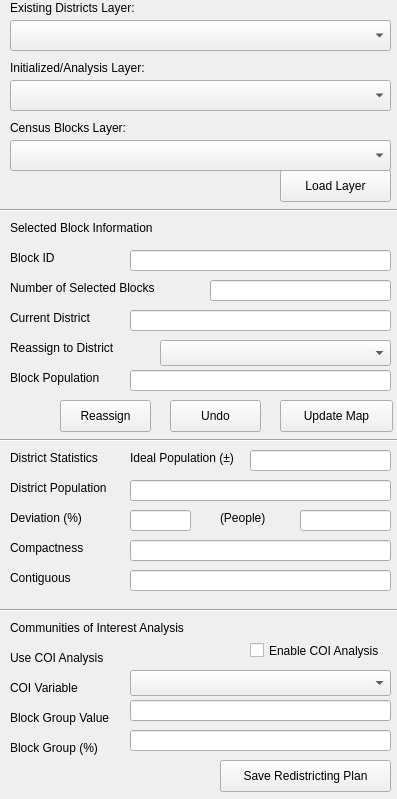
<?xml version="1.0" encoding="UTF-8"?>
<ui version="4.0">
 <class>Form</class>
 <widget class="QWidget" name="Form">
  <property name="geometry">
   <rect>
    <x>0</x>
    <y>0</y>
    <width>397</width>
    <height>799</height>
   </rect>
  </property>
  <property name="windowTitle">
   <string>Form</string>
  </property>
  <widget class="QLabel" name="label">
   <property name="geometry">
    <rect>
     <x>10</x>
     <y>60</y>
     <width>171</width>
     <height>16</height>
    </rect>
   </property>
   <property name="text">
    <string>Initialized/Analysis Layer:</string>
   </property>
  </widget>
  <widget class="QComboBox" name="comboRedistrictingLayer">
   <property name="geometry">
    <rect>
     <x>10</x>
     <y>80</y>
     <width>381</width>
     <height>31</height>
    </rect>
   </property>
  </widget>
  <widget class="QPushButton" name="buttonLoadLayer">
   <property name="geometry">
    <rect>
     <x>280</x>
     <y>170</y>
     <width>111</width>
     <height>32</height>
    </rect>
   </property>
   <property name="text">
    <string>Load Layer</string>
   </property>
  </widget>
  <widget class="Line" name="line">
   <property name="geometry">
    <rect>
     <x>0</x>
     <y>200</y>
     <width>401</width>
     <height>21</height>
    </rect>
   </property>
   <property name="orientation">
    <enum>Qt::Horizontal</enum>
   </property>
  </widget>
  <widget class="QLabel" name="label_2">
   <property name="geometry">
    <rect>
     <x>10</x>
     <y>220</y>
     <width>171</width>
     <height>16</height>
    </rect>
   </property>
   <property name="text">
    <string>Selected Block Information</string>
   </property>
  </widget>
  <widget class="QLabel" name="label_3">
   <property name="geometry">
    <rect>
     <x>10</x>
     <y>250</y>
     <width>71</width>
     <height>16</height>
    </rect>
   </property>
   <property name="text">
    <string>Block ID</string>
   </property>
  </widget>
  <widget class="QLabel" name="label_4">
   <property name="geometry">
    <rect>
     <x>10</x>
     <y>280</y>
     <width>171</width>
     <height>16</height>
    </rect>
   </property>
   <property name="text">
    <string>Number of Selected Blocks</string>
   </property>
  </widget>
  <widget class="QLabel" name="label_5">
   <property name="geometry">
    <rect>
     <x>10</x>
     <y>340</y>
     <width>121</width>
     <height>16</height>
    </rect>
   </property>
   <property name="text">
    <string>Reassign to District</string>
   </property>
  </widget>
  <widget class="QLabel" name="label_6">
   <property name="geometry">
    <rect>
     <x>10</x>
     <y>370</y>
     <width>111</width>
     <height>16</height>
    </rect>
   </property>
   <property name="text">
    <string>Block Population</string>
   </property>
  </widget>
  <widget class="QPushButton" name="buttonReassignBlock">
   <property name="geometry">
    <rect>
     <x>60</x>
     <y>400</y>
     <width>91</width>
     <height>32</height>
    </rect>
   </property>
   <property name="text">
    <string>Reassign</string>
   </property>
  </widget>
  <widget class="Line" name="line_2">
   <property name="geometry">
    <rect>
     <x>0</x>
     <y>430</y>
     <width>401</width>
     <height>20</height>
    </rect>
   </property>
   <property name="orientation">
    <enum>Qt::Horizontal</enum>
   </property>
  </widget>
  <widget class="QLabel" name="label_7">
   <property name="geometry">
    <rect>
     <x>10</x>
     <y>450</y>
     <width>111</width>
     <height>16</height>
    </rect>
   </property>
   <property name="text">
    <string>District Statistics</string>
   </property>
  </widget>
  <widget class="QLabel" name="label_8">
   <property name="geometry">
    <rect>
     <x>10</x>
     <y>480</y>
     <width>121</width>
     <height>16</height>
    </rect>
   </property>
   <property name="text">
    <string>District Population</string>
   </property>
  </widget>
  <widget class="QLabel" name="label_9">
   <property name="geometry">
    <rect>
     <x>10</x>
     <y>510</y>
     <width>91</width>
     <height>16</height>
    </rect>
   </property>
   <property name="text">
    <string>Deviation (%)</string>
   </property>
  </widget>
  <widget class="QLabel" name="label_10">
   <property name="geometry">
    <rect>
     <x>10</x>
     <y>540</y>
     <width>91</width>
     <height>16</height>
    </rect>
   </property>
   <property name="text">
    <string>Compactness</string>
   </property>
  </widget>
  <widget class="QLabel" name="label_11">
   <property name="geometry">
    <rect>
     <x>10</x>
     <y>570</y>
     <width>81</width>
     <height>16</height>
    </rect>
   </property>
   <property name="text">
    <string>Contiguous</string>
   </property>
  </widget>
  <widget class="QPushButton" name="buttonSavePlan">
   <property name="geometry">
    <rect>
     <x>220</x>
     <y>760</y>
     <width>171</width>
     <height>32</height>
    </rect>
   </property>
   <property name="text">
    <string>Save Redistricting Plan</string>
   </property>
  </widget>
  <widget class="QLineEdit" name="lineBlockID">
   <property name="geometry">
    <rect>
     <x>130</x>
     <y>250</y>
     <width>261</width>
     <height>21</height>
    </rect>
   </property>
   <property name="readOnly">
    <bool>true</bool>
   </property>
  </widget>
  <widget class="QLineEdit" name="linePopulation">
   <property name="geometry">
    <rect>
     <x>130</x>
     <y>370</y>
     <width>261</width>
     <height>21</height>
    </rect>
   </property>
   <property name="readOnly">
    <bool>true</bool>
   </property>
  </widget>
  <widget class="QLineEdit" name="lineSelectedBlocks">
   <property name="geometry">
    <rect>
     <x>210</x>
     <y>280</y>
     <width>181</width>
     <height>21</height>
    </rect>
   </property>
   <property name="readOnly">
    <bool>true</bool>
   </property>
  </widget>
  <widget class="QLineEdit" name="lineDeviation">
   <property name="geometry">
    <rect>
     <x>130</x>
     <y>510</y>
     <width>61</width>
     <height>21</height>
    </rect>
   </property>
   <property name="readOnly">
    <bool>true</bool>
   </property>
  </widget>
  <widget class="QLineEdit" name="lineContiguous">
   <property name="geometry">
    <rect>
     <x>130</x>
     <y>570</y>
     <width>261</width>
     <height>21</height>
    </rect>
   </property>
   <property name="readOnly">
    <bool>true</bool>
   </property>
  </widget>
  <widget class="QLineEdit" name="lineDistrictPopulation">
   <property name="geometry">
    <rect>
     <x>130</x>
     <y>480</y>
     <width>261</width>
     <height>21</height>
    </rect>
   </property>
   <property name="readOnly">
    <bool>true</bool>
   </property>
  </widget>
  <widget class="QLineEdit" name="lineCompactness">
   <property name="geometry">
    <rect>
     <x>130</x>
     <y>540</y>
     <width>261</width>
     <height>21</height>
    </rect>
   </property>
   <property name="readOnly">
    <bool>true</bool>
   </property>
  </widget>
  <widget class="Line" name="line_3">
   <property name="geometry">
    <rect>
     <x>0</x>
     <y>600</y>
     <width>401</width>
     <height>20</height>
    </rect>
   </property>
   <property name="orientation">
    <enum>Qt::Horizontal</enum>
   </property>
  </widget>
  <widget class="QLabel" name="label_12">
   <property name="geometry">
    <rect>
     <x>10</x>
     <y>620</y>
     <width>201</width>
     <height>16</height>
    </rect>
   </property>
   <property name="text">
    <string>Communities of Interest Analysis</string>
   </property>
  </widget>
  <widget class="QLabel" name="label_13">
   <property name="geometry">
    <rect>
     <x>10</x>
     <y>650</y>
     <width>111</width>
     <height>16</height>
    </rect>
   </property>
   <property name="text">
    <string>Use COI Analysis</string>
   </property>
  </widget>
  <widget class="QLabel" name="label_17">
   <property name="geometry">
    <rect>
     <x>10</x>
     <y>680</y>
     <width>111</width>
     <height>16</height>
    </rect>
   </property>
   <property name="text">
    <string>COI Variable</string>
   </property>
  </widget>
  <widget class="QLabel" name="label_18">
   <property name="geometry">
    <rect>
     <x>10</x>
     <y>710</y>
     <width>111</width>
     <height>16</height>
    </rect>
   </property>
   <property name="text">
    <string>Block Group Value</string>
   </property>
  </widget>
  <widget class="QCheckBox" name="checkCOI">
   <property name="geometry">
    <rect>
     <x>250</x>
     <y>640</y>
     <width>141</width>
     <height>21</height>
    </rect>
   </property>
   <property name="text">
    <string>Enable COI Analysis</string>
   </property>
  </widget>
  <widget class="QComboBox" name="comboCOIVariable">
   <property name="geometry">
    <rect>
     <x>130</x>
     <y>670</y>
     <width>261</width>
     <height>26</height>
    </rect>
   </property>
  </widget>
  <widget class="QLineEdit" name="lineCOITotal">
   <property name="geometry">
    <rect>
     <x>130</x>
     <y>700</y>
     <width>261</width>
     <height>21</height>
    </rect>
   </property>
  </widget>
  <widget class="QLabel" name="label_19">
   <property name="geometry">
    <rect>
     <x>10</x>
     <y>120</y>
     <width>141</width>
     <height>16</height>
    </rect>
   </property>
   <property name="text">
    <string>Census Blocks Layer:</string>
   </property>
  </widget>
  <widget class="QComboBox" name="comboBlocksLayer">
   <property name="geometry">
    <rect>
     <x>10</x>
     <y>140</y>
     <width>381</width>
     <height>31</height>
    </rect>
   </property>
  </widget>
  <widget class="QComboBox" name="comboExistingDistrictsLayer">
   <property name="geometry">
    <rect>
     <x>10</x>
     <y>20</y>
     <width>381</width>
     <height>31</height>
    </rect>
   </property>
  </widget>
  <widget class="QLabel" name="label_20">
   <property name="geometry">
    <rect>
     <x>10</x>
     <y>0</y>
     <width>151</width>
     <height>16</height>
    </rect>
   </property>
   <property name="text">
    <string>Existing Districts Layer:</string>
   </property>
  </widget>
  <widget class="QLabel" name="label_14">
   <property name="geometry">
    <rect>
     <x>10</x>
     <y>740</y>
     <width>101</width>
     <height>16</height>
    </rect>
   </property>
   <property name="text">
    <string>Block Group (%)</string>
   </property>
  </widget>
  <widget class="QLineEdit" name="lineCOIPercentage">
   <property name="geometry">
    <rect>
     <x>130</x>
     <y>730</y>
     <width>261</width>
     <height>21</height>
    </rect>
   </property>
  </widget>
  <widget class="QLabel" name="label_15">
   <property name="geometry">
    <rect>
     <x>10</x>
     <y>310</y>
     <width>101</width>
     <height>16</height>
    </rect>
   </property>
   <property name="text">
    <string>Current District</string>
   </property>
  </widget>
  <widget class="QLineEdit" name="lineCurrentDistrict">
   <property name="geometry">
    <rect>
     <x>130</x>
     <y>310</y>
     <width>261</width>
     <height>21</height>
    </rect>
   </property>
   <property name="readOnly">
    <bool>true</bool>
   </property>
  </widget>
  <widget class="QPushButton" name="buttonUpdateMap">
   <property name="geometry">
    <rect>
     <x>280</x>
     <y>400</y>
     <width>113</width>
     <height>32</height>
    </rect>
   </property>
   <property name="text">
    <string>Update Map</string>
   </property>
  </widget>
  <widget class="QComboBox" name="comboNewDistrict">
   <property name="geometry">
    <rect>
     <x>160</x>
     <y>340</y>
     <width>231</width>
     <height>26</height>
    </rect>
   </property>
  </widget>
  <widget class="QPushButton" name="buttonUndo">
   <property name="geometry">
    <rect>
     <x>170</x>
     <y>400</y>
     <width>91</width>
     <height>32</height>
    </rect>
   </property>
   <property name="text">
    <string>Undo</string>
   </property>
  </widget>
  <widget class="QLineEdit" name="lineDeviationPeople">
   <property name="geometry">
    <rect>
     <x>300</x>
     <y>510</y>
     <width>91</width>
     <height>21</height>
    </rect>
   </property>
   <property name="readOnly">
    <bool>true</bool>
   </property>
  </widget>
  <widget class="QLabel" name="label_16">
   <property name="geometry">
    <rect>
     <x>220</x>
     <y>510</y>
     <width>51</width>
     <height>16</height>
    </rect>
   </property>
   <property name="text">
    <string>(People)</string>
   </property>
  </widget>
  <widget class="QLabel" name="label_21">
   <property name="geometry">
    <rect>
     <x>130</x>
     <y>450</y>
     <width>121</width>
     <height>16</height>
    </rect>
   </property>
   <property name="text">
    <string>Ideal Population (±)</string>
   </property>
  </widget>
  <widget class="QLineEdit" name="lineIdealPopulation">
   <property name="geometry">
    <rect>
     <x>250</x>
     <y>450</y>
     <width>141</width>
     <height>21</height>
    </rect>
   </property>
   <property name="readOnly">
    <bool>true</bool>
   </property>
  </widget>
 </widget>
 <resources/>
 <connections/>
</ui>
